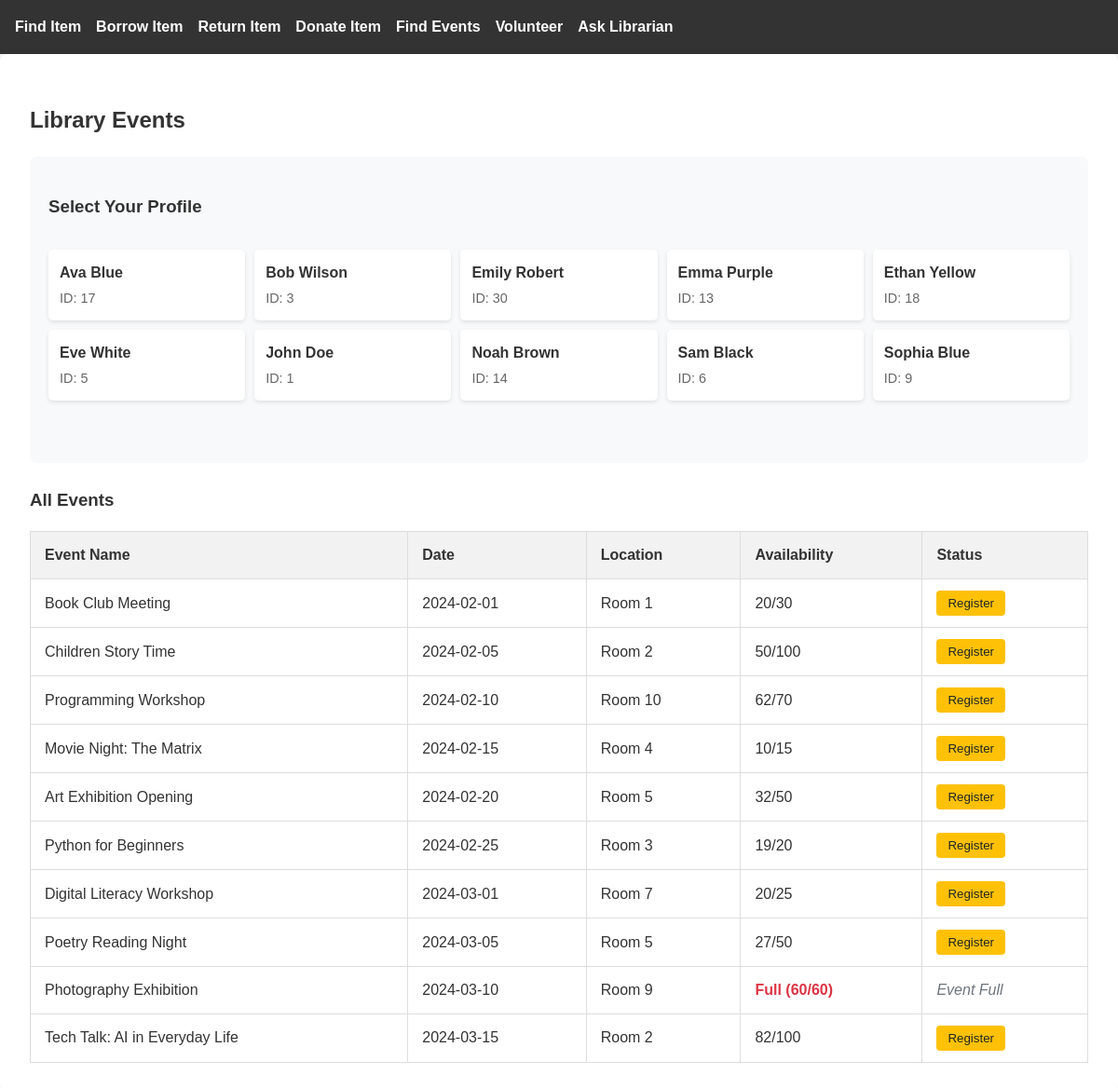
The app's page /find-events, older data.
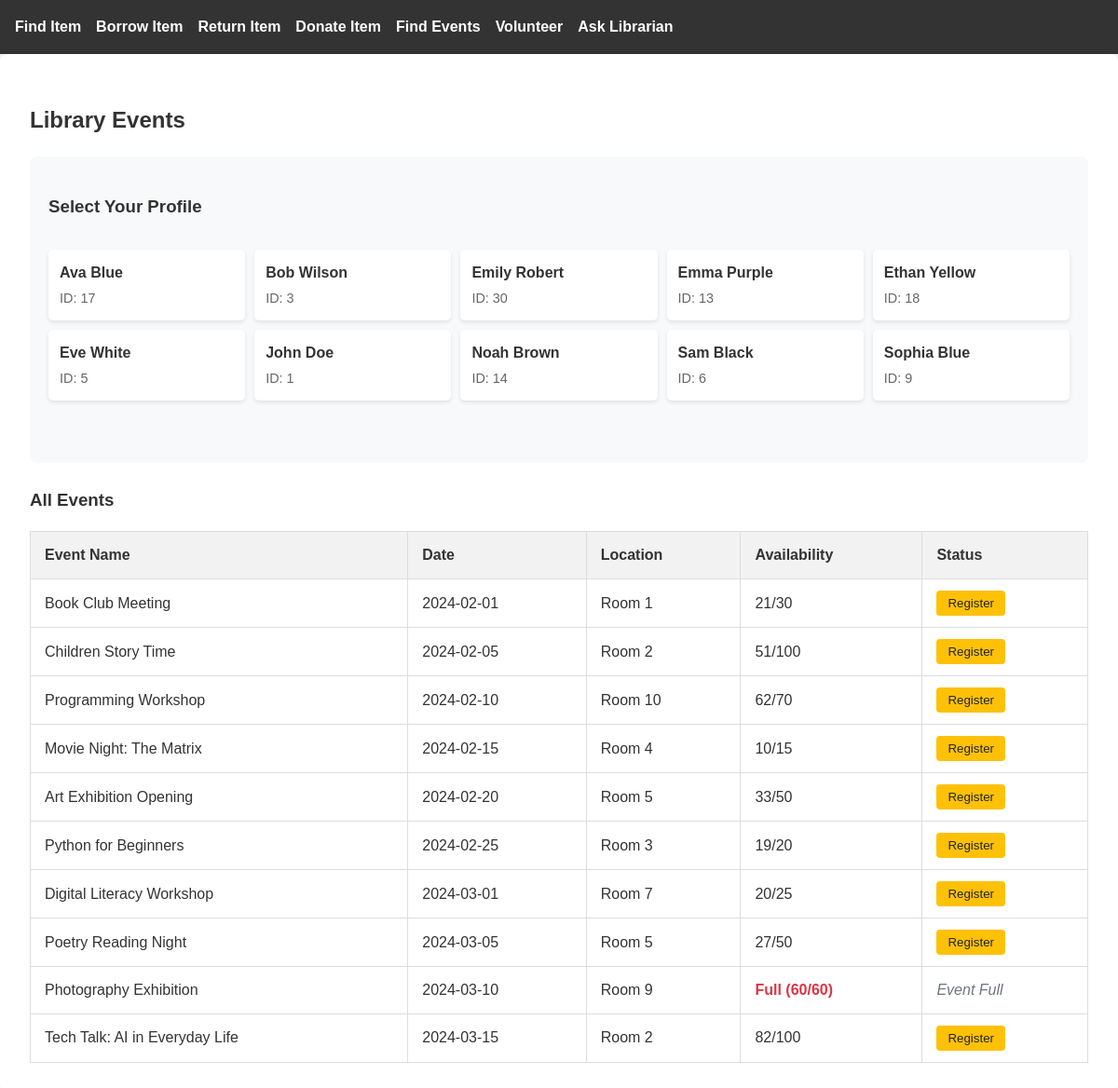
The same page, newer data.
### tables this page shows
CREATE TABLE Event (
            EventID INTEGER PRIMARY KEY AUTOINCREMENT,
            EventName TEXT NOT NULL,
            EventDate DATE NOT NULL,
            Attendance INTEGER NOT NULL,
            MaxCapacity INTEGER NOT NULL DEFAULT 20,
            RoomID INTEGER,
            FOREIGN KEY (RoomID) REFERENCES LibraryRoom(RoomID)
    );

### app.py (the view, shortened to what this page needs)
@app.route('/find-events', methods=['GET', 'POST'])
def find_events():
    conn = get_db_connection()
    members = conn.execute("""
        SELECT p.PersonID, p.Name
        FROM Person p
        JOIN Member m ON p.PersonID = m.MemberID
        WHERE p.Role = 'Member'
        ORDER BY p.Name
    """).fetchall()
    events = conn.execute("""
        SELECT *, (Attendance >= MaxCapacity) AS IsFull
        FROM Event
        ORDER BY EventDate
    """).fetchall()
    conn.close()
    return render_template('find_events.html', members=members, events=events)

### app.py (called while the page is built)
def get_db_connection():
    print("Connecting to database...")
    conn = sqlite3.connect('354_mini_project.db')
    conn.row_factory = sqlite3.Row
    return conn

### templates/find_events.html (shortened to what this page needs)
{% extends "base.html" %}
{% block content %}
<h2>Library Events</h2>
<div class="member-section">
    <h3>Select Your Profile</h3>
    <form method="POST" id="memberForm">
        <div class="member-grid">
            {% for member in members %}
            <div class="member-card {% if selected_member == member['PersonID'] %}selected{% endif %}">
                <label for="member_{{ member['PersonID'] }}">
                    <span class="member-name">{{ member['Name'] }}</span>
                    <span class="member-id">ID: {{ member['PersonID'] }}</span>
                </label>
            </div>
            {% endfor %}
        </div>
    </form>
</div>
{% if events %}
<div class="events-section">
    <h3>{% if search_term %}Search Results{% else %}All Events{% endif %}</h3>
    <table class="events-table">
        <thead>
            <tr>
                <th>Event Name</th>
                <th>Date</th>
                <th>Location</th>
                <th>Availability</th>
                <th>Status</th>
            </tr>
        </thead>
        <tbody>
            {% for event in events %}
            <tr>
                <td>{{ event['EventName'] }}</td>
                <td>{{ event['EventDate'] }}</td>
                <td>Room {{ event['RoomID'] }}</td>
                <td>
                    {% if event['IsFull'] %}
                        <span class="text-danger">Full ({{ event['Attendance'] }}/{{ event['MaxCapacity'] }})</span>
                    {% else %}
                        {{ event['Attendance'] }}/{{ event['MaxCapacity'] }}
                    {% endif %}
                </td>                <td>
                    {% if event['IsRegistered'] %}
                    <div class="registration-actions">
                        <span class="status-registered">Registered ✓</span>
                        <form method="POST" class="unregister-form">
                            <input type="hidden" name="member_id" value="{{ selected_member }}">
                            <input type="hidden" name="event_id" value="{{ event['EventID'] }}">
                            <input type="hidden" name="search_term" value="{{ search_term if search_term }}">
                            <input type="hidden" name="action" value="unregister">
                            <button type="submit" class="btn-unregister">Unregister</button>
                        </form>
                    </div>
                    {% else %}
                    {% if event['IsFull'] %}
                    <span class="text-muted">Event Full</span>
                    {% else %}
                    <form method="POST" class="register-form">
                        <button type="submit" class="btn-register">Register</button>
                    </form>
                    {% endif %}
                    {% endif %}
                </td>
            </tr>
            {% endfor %}
        </tbody>
    </table>
</div>
{% else %}
<p class="no-events">No events found{% if search_term %} matching "{{ search_term }}"{% endif %}.</p>
{% endif %}
{% endblock %}

Row changes from the older to the newer data that the page shows:
changed Event "Book Club Meeting": Attendance "20" → "21"
changed Event "Children Story Time": Attendance "50" → "51"
changed Event "Art Exhibition Opening": Attendance "32" → "33"
